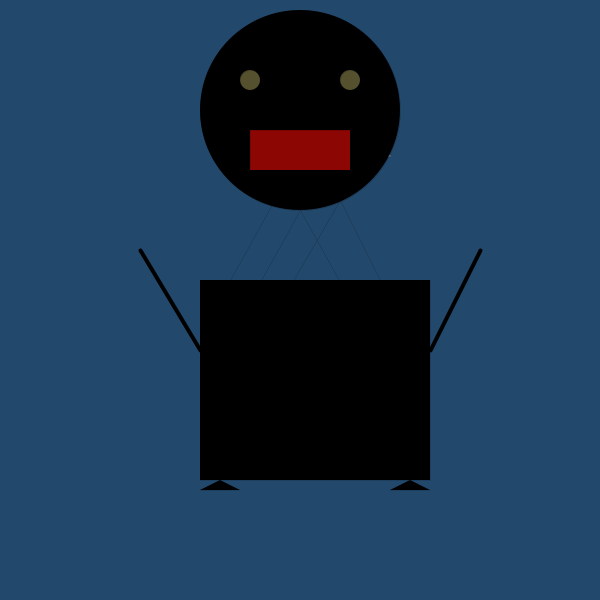
Frame 1 (no input)
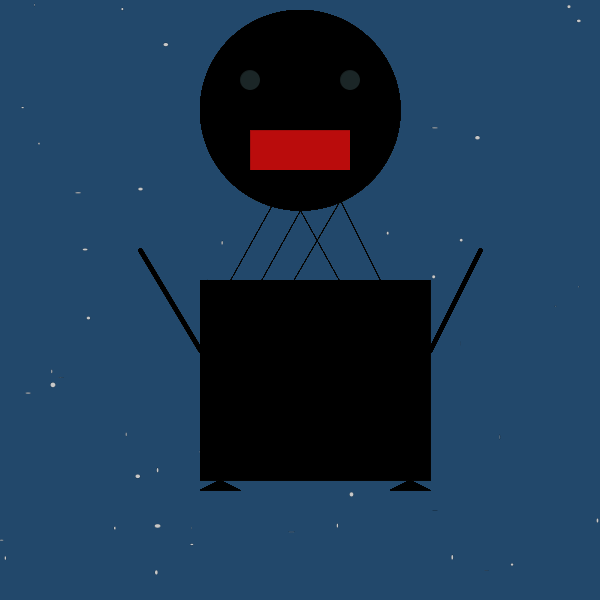
Frame 60 (the mouse pressed at the canvas centre just before this capture)
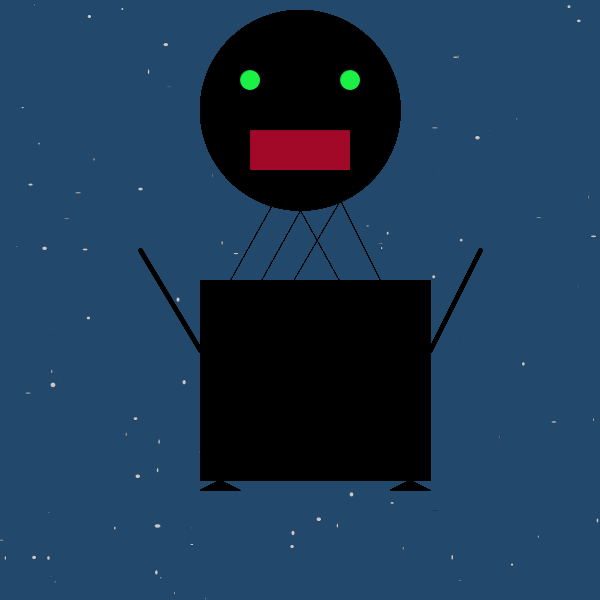
Frame 120 (the mouse held since frame 60 and released just before this capture)

The Processing sketch that drew these frames (run headless with seeded random() and noise(); from frame 60 on, the mouse is pressed at the canvas centre):

// Processing sketch: processing_164315
// ── processing_164315.pde

void setup () {
  size (600, 600);
  background (#22486B);
  smooth ();
}

void draw () {
  
  //space specs
  fill(200);
  strokeWeight (0);
  ellipse (random(600), random(600), random(6),random(5));

  //head
  strokeWeight (0);
  fill(0);
  ellipse (300, 110, 200, 200);

  //eyes
  strokeWeight (0);
  fill(random(100), random(255), random(100));
  ellipse (250, 80, 20, 20);
  ellipse (350, 80, 20, 20);

  //body
  strokeWeight (0);
  fill(0);
  rect (200, 280, 230, 200);

  //neck
  strokeWeight (0);
  line (300, 210, 250, 300);
  line (280, 190, 230, 280);
  line (340, 200, 270, 320);
  line (300, 210, 350, 300);
  line (340, 200, 380, 280);


  //legs
  strokeWeight (0);
  beginShape ();
  vertex (220, 480);
  vertex (200, 490);
  vertex (240, 490);
  endShape();

  beginShape ();
  vertex (410, 480);
  vertex (390, 490);
  vertex (430, 490);
  endShape();

  //arms
  strokeWeight (4);
  line (200, 350, 140, 250 );
  line (430, 350, 480, 250);

  //mouth
  strokeWeight (0);
  fill(random(255), random(20), random(50));
  rect (250, 130, 100, 40);
}
